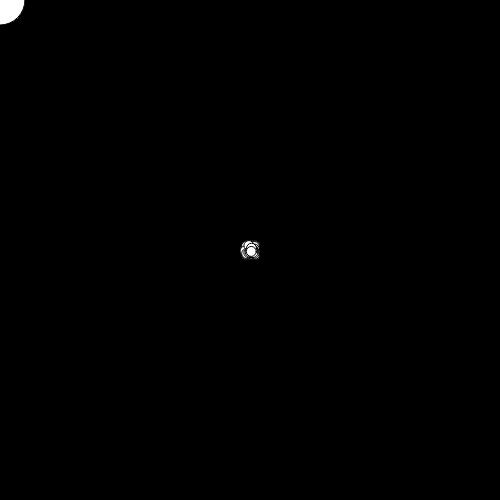
Frame 1 (no input)
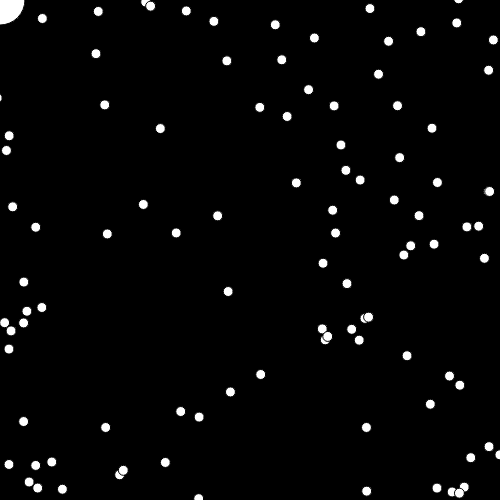
Frame 60 (no input)
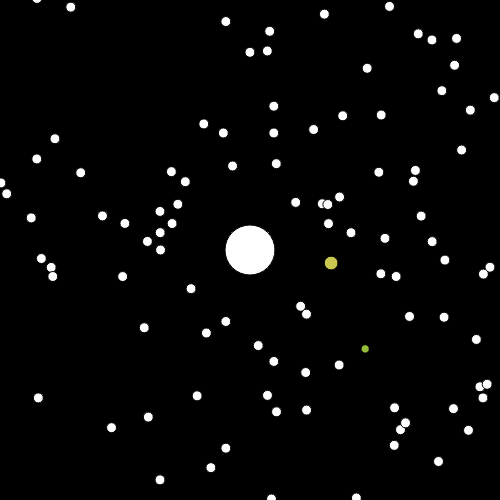
Frame 120 (the mouse pressed at the canvas centre since frame 60)

The p5.js sketch that drew these frames (run headless with seeded random() and noise() and a simulated clock; from frame 60 on, the mouse is pressed at the canvas centre):

// p5.js sketch
// ── sketch.js
// global variables
var mouseRadius = 50;
var arraySize = 100;
// array for dots
let dotArray = [];
let canvasSize = 500;

function setup() {
  createCanvas(canvasSize, canvasSize); // canvas size
  // startup values for testing
  for (let i = 0; i < arraySize; i++) {
          dot = {
          x: canvasSize / 2,
          y: canvasSize / 2,
          radius: 10,
          deltaX: random(-5,5),
          deltaY: random(-5,5),
          lastCollisionTime: -999,
          dotFillR: 255,
          dotFillG: 255,
          dotFillB: 255,
      }
        dotArray.push(dot);
  }
}


function draw() {
  background(0); // canvas colour (black)
  
  for (let i = 0; i < arraySize; i++) 
  {
      let currentDot = dotArray[i];
    
      let wallCollision = checkForWallCollision(currentDot);

      if (wallCollision == false) 
      {
          mouseCollision = checkForMouseCollision(currentDot);
      
          if (mouseCollision == true) 
          {
              changeSize(currentDot);
              changeColour(currentDot);
          }
      }

      // draws dot and mouse circle
      move(dotArray[i]);
    
      fill(currentDot.dotFillR, currentDot.dotFillG, currentDot.dotFillB);
      circle(currentDot.x, currentDot.y, currentDot.radius);
    
      fill(255,255,255);
      circle(mouseX, mouseY, mouseRadius);
  }
  
}

// function that checks collision with wall
function checkForWallCollision(dot) 
{
    let wallCollision = false;
  
    if (dot.x < 0 || dot.x > width) 
    {
        wallCollision = true;
        dot.deltaX *= -1;
    } 
    else if (dot.y < 0 || dot.y > height) 
    {
        wallCollision = true;
        dot.deltaY *= -1;
    }

    // returns true if collision with wall is true
    return wallCollision;
}


// function that checks collision of dot with mouse circle
function checkForMouseCollision(dot) 
{
  
    let mouseCollision = false;
    
    let currentTime = millis();
    let lastCollisionTime = dot.lastCollisionTime;
    
    if (currentTime - lastCollisionTime > 250) 
    {
        var d = dist(dot.x, dot.y, mouseX, mouseY);

        if (d < dot.radius + mouseRadius-30) 
        {
            mouseCollision = true;
            dot.lastCollisionTime = millis();
        }
    }
  
    if (mouseCollision == true) 
    {
      dot.deltaX *= -1;
      dot.deltaY *= -1;
    }
    return mouseCollision;
}

// function to increment position of dot every frame (velocity)
function move(dot) 
{
  dot.x += dot.deltaX;
  dot.y += dot.deltaY;
}

// change dot colour
function changeColour(dot) 
{
  dot.dotFillR = random(1,255);
  dot.dotFillG = random(1,255);
  dot.dotFillB = random(1,255);
}

// changes size of dots
function changeSize(dot) 
{
  dot.radius = random(5,20)
}
